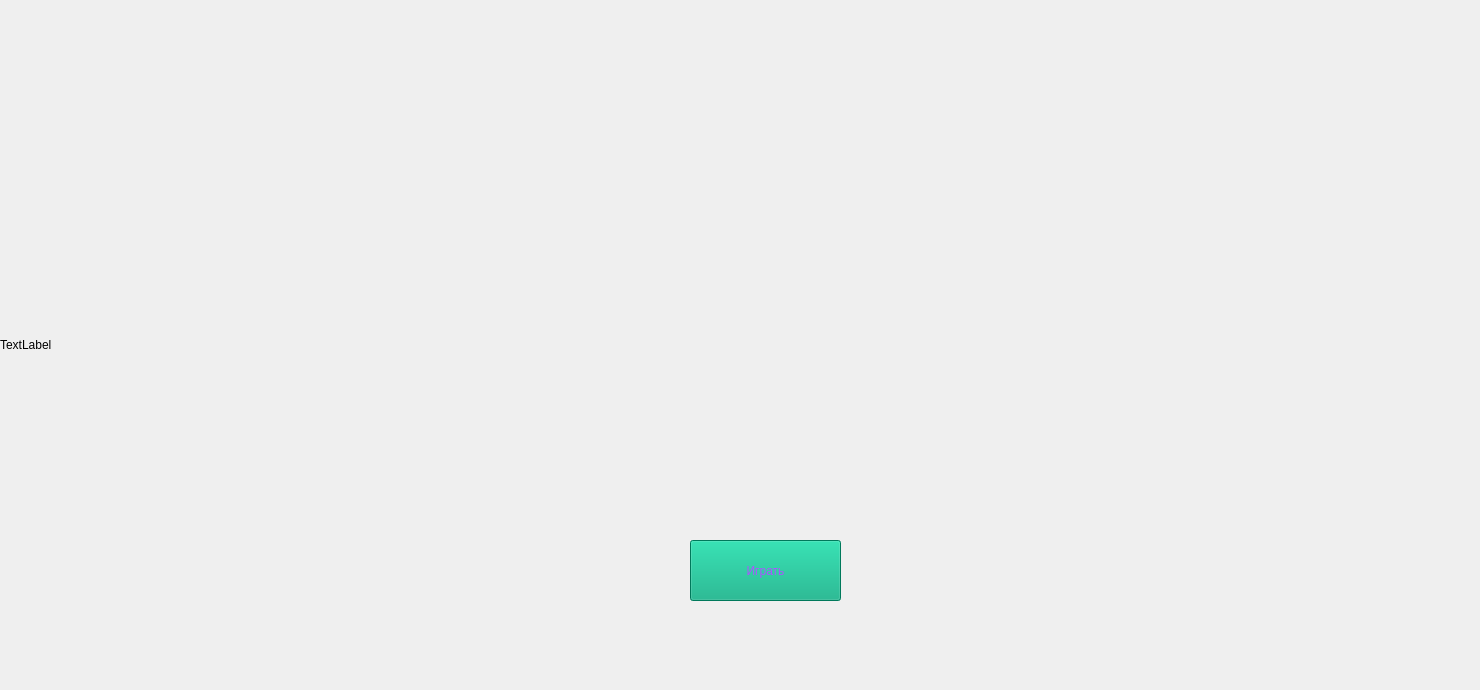
<?xml version="1.0" encoding="UTF-8"?>
<ui version="4.0">
 <class>Widget</class>
 <widget class="QWidget" name="Widget">
  <property name="geometry">
   <rect>
    <x>0</x>
    <y>0</y>
    <width>1480</width>
    <height>690</height>
   </rect>
  </property>
  <property name="windowTitle">
   <string>Widget</string>
  </property>
  <widget class="QPushButton" name="pushButton">
   <property name="geometry">
    <rect>
     <x>690</x>
     <y>540</y>
     <width>151</width>
     <height>61</height>
    </rect>
   </property>
   <property name="styleSheet">
    <string notr="true">font: 600 24pt &quot;Yu Gothic UI Semibold&quot;;
color: rgb(170, 85, 255);
background-color: rgb(0, 170, 127)  ;</string>
   </property>
   <property name="text">
    <string>Играть</string>
   </property>
  </widget>
  <widget class="QLabel" name="label">
   <property name="geometry">
    <rect>
     <x>0</x>
     <y>0</y>
     <width>1480</width>
     <height>690</height>
    </rect>
   </property>
   <property name="text">
    <string>TextLabel</string>
   </property>
  </widget>
  <zorder>label</zorder>
  <zorder>pushButton</zorder>
 </widget>
 <resources/>
 <connections/>
</ui>
